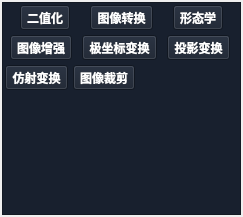
            <widget class="QWidget" name="page_2">
             <property name="geometry">
              <rect>
               <x>0</x>
               <y>0</y>
               <width>243</width>
               <height>217</height>
              </rect>
             </property>
             <attribute name="icon">
              <iconset>
               <normaloff>../../../MatchTest/Resources/产品图案.png</normaloff>../../../MatchTest/Resources/产品图案.png</iconset>
             </attribute>
             <attribute name="label">
              <string>图像预处理</string>
             </attribute>
             <layout class="QGridLayout" name="gridLayout_3">
              <property name="leftMargin">
               <number>2</number>
              </property>
              <property name="topMargin">
               <number>2</number>
              </property>
              <property name="rightMargin">
               <number>2</number>
              </property>
              <property name="bottomMargin">
               <number>2</number>
              </property>
              <property name="spacing">
               <number>2</number>
              </property>
              <item row="0" column="0">
               <widget class="QFrame" name="frame_4">
                <property name="styleSheet">
                 <string notr="true">background-color: rgb(24, 32, 46);</string>
                </property>
                <property name="frameShape">
                 <enum>QFrame::StyledPanel</enum>
                </property>
                <property name="frameShadow">
                 <enum>QFrame::Raised</enum>
                </property>
                <layout class="QGridLayout" name="gridLayout_17">
                 <property name="leftMargin">
                  <number>2</number>
                 </property>
                 <property name="topMargin">
                  <number>2</number>
                 </property>
                 <property name="rightMargin">
                  <number>2</number>
                 </property>
                 <property name="bottomMargin">
                  <number>2</number>
                 </property>
                 <property name="spacing">
                  <number>2</number>
                 </property>
                 <item row="0" column="0">
                  <layout class="QVBoxLayout" name="verticalLayout_5" stretch="1,1,1,2">
                   <property name="spacing">
                    <number>5</number>
                   </property>
                   <item>
                    <layout class="QHBoxLayout" name="horizontalLayout_6" stretch="1,1,0">
                     <item>
                      <widget class="QToolButton" name="toolButton_Threshold">
                       <property name="font">
                        <font>
                         <family>Times New Roman</family>
                         <pointsize>9</pointsize>
                         <weight>75</weight>
                         <bold>true</bold>
                        </font>
                       </property>
                       <property name="styleSheet">
                        <string notr="true">color: rgb(255, 255, 255);</string>
                       </property>
                       <property name="text">
                        <string>二值化</string>
                       </property>
                       <property name="icon">
                        <iconset>
                         <normaloff>../../../MatchTest/Resources/标签二值化.png</normaloff>../../../MatchTest/Resources/标签二值化.png</iconset>
                       </property>
                       <property name="iconSize">
                        <size>
                         <width>30</width>
                         <height>30</height>
                        </size>
                       </property>
                       <property name="toolButtonStyle">
                        <enum>Qt::ToolButtonTextUnderIcon</enum>
                       </property>
                      </widget>
                     </item>
                     <item>
                      <widget class="QToolButton" name="toolButton_ImageConvert">
                       <property name="font">
                        <font>
                         <family>Times New Roman</family>
                         <pointsize>9</pointsize>
                         <weight>75</weight>
                         <bold>true</bold>
                        </font>
                       </property>
                       <property name="styleSheet">
                        <string notr="true">color: rgb(255, 255, 255);</string>
                       </property>
                       <property name="text">
                        <string>图像转换</string>
                       </property>
                       <property name="icon">
                        <iconset>
                         <normaloff>../../../MatchTest/Resources/图形图像处理.png</normaloff>../../../MatchTest/Resources/图形图像处理.png</iconset>
                       </property>
                       <property name="iconSize">
                        <size>
                         <width>30</width>
                         <height>30</height>
                        </size>
                       </property>
                       <property name="toolButtonStyle">
                        <enum>Qt::ToolButtonTextUnderIcon</enum>
                       </property>
                      </widget>
                     </item>
                     <item>
                      <widget class="QToolButton" name="toolButton_morphology">
                       <property name="font">
                        <font>
                         <family>Times New Roman</family>
                         <pointsize>9</pointsize>
                         <weight>75</weight>
                         <bold>true</bold>
                        </font>
                       </property>
                       <property name="styleSheet">
                        <string notr="true">color: rgb(255, 255, 255);</string>
                       </property>
                       <property name="text">
                        <string>形态学</string>
                       </property>
                       <property name="icon">
                        <iconset>
                         <normaloff>../../../MatchTest/Resources/形态学检验.png</normaloff>../../../MatchTest/Resources/形态学检验.png</iconset>
                       </property>
                       <property name="iconSize">
                        <size>
                         <width>40</width>
                         <height>40</height>
                        </size>
                       </property>
                       <property name="toolButtonStyle">
                        <enum>Qt::ToolButtonTextUnderIcon</enum>
                       </property>
                      </widget>
                     </item>
                    </layout>
                   </item>
                   <item>
                    <layout class="QHBoxLayout" name="horizontalLayout_11" stretch="1,1,1">
                     <item>
                      <widget class="QToolButton" name="toolButton_Enhancement">
                       <property name="font">
                        <font>
                         <family>Times New Roman</family>
                         <pointsize>9</pointsize>
                         <weight>75</weight>
                         <bold>true</bold>
                        </font>
                       </property>
                       <property name="styleSheet">
                        <string notr="true">color: rgb(255, 255, 255);</string>
                       </property>
                       <property name="text">
                        <string>图像增强</string>
                       </property>
                       <property name="icon">
                        <iconset>
                         <normaloff>../../../MatchTest/Resources/图像分析.png</normaloff>../../../MatchTest/Resources/图像分析.png</iconset>
                       </property>
                       <property name="iconSize">
                        <size>
                         <width>30</width>
                         <height>30</height>
                        </size>
                       </property>
                       <property name="toolButtonStyle">
                        <enum>Qt::ToolButtonTextUnderIcon</enum>
                       </property>
                      </widget>
                     </item>
                     <item>
                      <widget class="QToolButton" name="toolButton_PolarCoordinate">
                       <property name="font">
                        <font>
                         <family>Times New Roman</family>
                         <pointsize>9</pointsize>
                         <weight>75</weight>
                         <bold>true</bold>
                        </font>
                       </property>
                       <property name="styleSheet">
                        <string notr="true">color: rgb(255, 255, 255);</string>
                       </property>
                       <property name="text">
                        <string>极坐标变换</string>
                       </property>
                       <property name="icon">
                        <iconset>
                         <normaloff>../../../MatchTest/Resources/极坐标堆叠柱状图.png</normaloff>../../../MatchTest/Resources/极坐标堆叠柱状图.png</iconset>
                       </property>
                       <property name="iconSize">
                        <size>
                         <width>30</width>
                         <height>30</height>
                        </size>
                       </property>
                       <property name="toolButtonStyle">
                        <enum>Qt::ToolButtonTextUnderIcon</enum>
                       </property>
                      </widget>
                     </item>
                     <item>
                      <widget class="QToolButton" name="toolButton_homography">
                       <property name="font">
                        <font>
                         <family>Times New Roman</family>
                         <pointsize>9</pointsize>
                         <weight>75</weight>
                         <bold>true</bold>
                        </font>
                       </property>
                       <property name="styleSheet">
                        <string notr="true">color: rgb(255, 255, 255);</string>
                       </property>
                       <property name="text">
                        <string>投影变换</string>
                       </property>
                       <property name="icon">
                        <iconset>
                         <normaloff>../../../MatchTest/Resources/投影转换.png</normaloff>../../../MatchTest/Resources/投影转换.png</iconset>
                       </property>
                       <property name="iconSize">
                        <size>
                         <width>30</width>
                         <height>30</height>
                        </size>
                       </property>
                       <property name="toolButtonStyle">
                        <enum>Qt::ToolButtonTextUnderIcon</enum>
                       </property>
                      </widget>
                     </item>
                    </layout>
                   </item>
                   <item>
                    <layout class="QHBoxLayout" name="horizontalLayout_12" stretch="1,1,1">
                     <item>
                      <widget class="QToolButton" name="toolButton_affine">
                       <property name="font">
                        <font>
                         <family>Times New Roman</family>
                         <pointsize>9</pointsize>
                         <weight>75</weight>
                         <bold>true</bold>
                        </font>
                       </property>
                       <property name="styleSheet">
                        <string notr="true">color: rgb(255, 255, 255);</string>
                       </property>
                       <property name="text">
                        <string>仿射变换</string>
                       </property>
                       <property name="icon">
                        <iconset>
                         <normaloff>../../../MatchTest/Resources/tx-平行四边形.png</normaloff>../../../MatchTest/Resources/tx-平行四边形.png</iconset>
                       </property>
                       <property name="iconSize">
                        <size>
                         <width>30</width>
                         <height>30</height>
                        </size>
                       </property>
                       <property name="toolButtonStyle">
                        <enum>Qt::ToolButtonTextUnderIcon</enum>
                       </property>
                      </widget>
                     </item>
                     <item>
                      <widget class="QToolButton" name="toolButton_clipping">
                       <property name="font">
                        <font>
                         <family>Times New Roman</family>
                         <pointsize>9</pointsize>
                         <weight>75</weight>
                         <bold>true</bold>
                        </font>
                       </property>
                       <property name="styleSheet">
                        <string notr="true">color: rgb(255, 255, 255);</string>
                       </property>
                       <property name="text">
                        <string>图像裁剪</string>
                       </property>
                       <property name="icon">
                        <iconset>
                         <normaloff>../../../MatchTest/Resources/裁剪.png</normaloff>../../../MatchTest/Resources/裁剪.png</iconset>
                       </property>
                       <property name="iconSize">
                        <size>
                         <width>30</width>
                         <height>30</height>
                        </size>
                       </property>
                       <property name="toolButtonStyle">
                        <enum>Qt::ToolButtonTextUnderIcon</enum>
                       </property>
                      </widget>
                     </item>
                     <item>
                      <spacer name="horizontalSpacer">
                       <property name="orientation">
                        <enum>Qt::Horizontal</enum>
                       </property>
                       <property name="sizeHint" stdset="0">
                        <size>
                         <width>40</width>
                         <height>20</height>
                        </size>
                       </property>
                      </spacer>
                     </item>
                    </layout>
                   </item>
                   <item>
                    <spacer name="verticalSpacer_3">
                     <property name="orientation">
                      <enum>Qt::Vertical</enum>
                     </property>
                     <property name="sizeHint" stdset="0">
                      <size>
                       <width>20</width>
                       <height>40</height>
                      </size>
                     </property>
                    </spacer>
                   </item>
                  </layout>
                 </item>
                </layout>
               </widget>
              </item>
             </layout>
            </widget>
